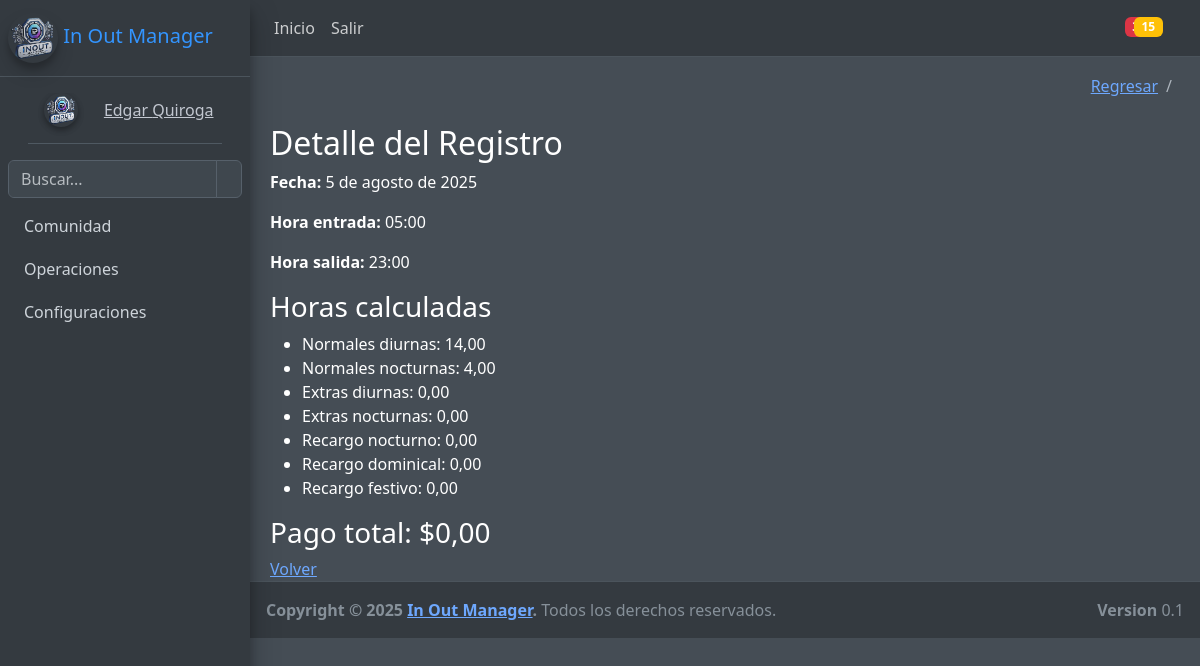
Page /comunidad/horas/1/ (signed in) on the committed database.
### comunidad/models.py (models this page shows, shortened)
class RegistroHoras(models.Model):
    SALARIO_MINIMO = Decimal('1423500')  # Salario mínimo
    AUXILIO_TRANSPORTE = Decimal('200000')  # Auxilio de transporte
    HORAS_TRABAJADAS_MES = 220  # Horas trabajadas al mes
    usuario = models.ForeignKey(User, on_delete=models.CASCADE)
    fecha = models.DateField(default=timezone.now)
    hora_entrada = models.TimeField()
    hora_salida = models.TimeField()
    horas_normales_diurnas = models.DecimalField(max_digits=5, decimal_places=2, default=0)
    horas_normales_nocturnas = models.DecimalField(max_digits=5, decimal_places=2, default=0)
    horas_extras_diurnas = models.DecimalField(max_digits=5, decimal_places=2, default=0)
    horas_extras_nocturnas = models.DecimalField(max_digits=5, decimal_places=2, default=0)
    recargo_nocturno = models.DecimalField(max_digits=5, decimal_places=2, default=0)
    recargo_dominical = models.DecimalField(max_digits=5, decimal_places=2, default=0)
    recargo_festivo = models.DecimalField(max_digits=5, decimal_places=2, default=0)
    pago_total = models.DecimalField(max_digits=10, decimal_places=2, default=0)

### comunidad/views.py (the view)
# urls.py: path('horas/<int:pk>/', detalle_registro, name='detalle_registro'),
@login_required
def detalle_registro(request, pk):
    registro = get_object_or_404(RegistroHoras, pk=pk, usuario=request.user)
    return render(request, 'comunidad/horas/detalle.html', {'registro': registro})

### base/context_processors.py (called while the page is built)
def sesion(request):
    usuario_actual= request.user
    image_user= r"/media/comunidad/default-user.jpeg"
    if request.user.is_authenticated:
        if Usuario.objects.filter(user_id=usuario_actual.id):
            image_user=Usuario.objects.get(user_id=usuario_actual.id).imagen.url
    context={
        'usuario_actual':usuario_actual,
        'image_user': image_user
    }
    return context

### base/templates/comunidad/horas/detalle.html
{% extends 'partials/admin/body.html' %}
{% block contenido %}
<h2>Detalle del Registro</h2>
<p><strong>Fecha:</strong> {{ registro.fecha }}</p>
<p><strong>Hora entrada:</strong> {{ registro.hora_entrada }}</p>
<p><strong>Hora salida:</strong> {{ registro.hora_salida }}</p>
<h3>Horas calculadas</h3>
<ul>
    <li>Normales diurnas: {{ registro.horas_normales_diurnas }}</li>
    <li>Normales nocturnas: {{ registro.horas_normales_nocturnas }}</li>
    <li>Extras diurnas: {{ registro.horas_extras_diurnas }}</li>
    <li>Extras nocturnas: {{ registro.horas_extras_nocturnas }}</li>
    <li>Recargo nocturno: {{ registro.recargo_nocturno }}</li>
    <li>Recargo dominical: {{ registro.recargo_dominical }}</li>
    <li>Recargo festivo: {{ registro.recargo_festivo }}</li>
</ul>
<h3>Pago total: ${{ registro.pago_total }}</h3>
<a href="{% url 'lista_registros' %}">Volver</a>
{% endblock %}

### base/templates/partials/admin/sidebar.html (shortened to what this page needs)
{% load static %}
{% load bootstrap_icons %}
<aside class="main-sidebar sidebar-dark-primary elevation-4">
    <a href="{% url 'index' %}" class="brand-link decoration-none ">
        <img src="{% static 'images/logoiom.png' %}" alt="IOM Logo" class="img-circle elevation-3" width="50" style="opacity: .8">
        <span class="brand-text font-weight-light">In Out Manager</span>
    </a>
    <div class="sidebar">
        <div class="user-panel mt-3 pb-3 mb-3 d-flex align-items-center">
    <div class="image">
        <img src="{{ MEDIA_URL }}{{ image_user }}" class="img-circle elevation-2" alt="User  Image">
    </div>
    <div class="info ml-3">
        <a href="#" class="d-block">
            {{ usuario_actual.first_name }} {{ usuario_actual.last_name }}
        </a>
    </div>
</div>
        <div class="form-inline">
            <div class="input-group" data-widget="sidebar-search">
                <input class="form-control form-control-sidebar" type="search" placeholder="Buscar..." aria-label="Buscar">
                <div class="input-group-append">
                    <button class="btn btn-sidebar">
                    </button>
                </div>
            </div>
        </div>
        <nav class="mt-2">
            <ul class="nav nav-pills nav-sidebar flex-column" data-widget="treeview" role="menu" data-accordion="false">
                <li class="nav-item menu-close">
                    <a href="#" class="nav-link ">
                        <p>Comunidad</p>
                    </a>
                </li>
                <li class="nav-item menu-close">
                    <a href=" {% url 'anuncio_crear' %} " class="nav-link ">
                        <p>Operaciones</p>
                    </a>
                </li>
        <li class="nav-item menu-close">
          <a href="#" class="nav-link ">
            <p>
              Configuraciones
            </p>
          </a>
        </li>
      </ul>
      </nav>
    </div>
  </aside>

### static/css/style.css (style rules this page uses)
.d-flex { display: flex; justify-content: center; align-items: center; margin: 20px; }

### rows in the picture
RegistroHoras: fecha "5 de agosto de 2025", hora_entrada "05:00", hora_salida "23:00", horas_normales_diurnas "14,00", horas_normales_nocturnas "4,00", horas_extras_diurnas "0,00", horas_extras_nocturnas "0,00", recargo_nocturno "0,00", recargo_dominical "0,00", recargo_festivo "0,00", pago_total "0,00"

### other values in the picture
{{ usuario_actual.first_name }} "Edgar"
{{ usuario_actual.last_name }} "Quiroga"
